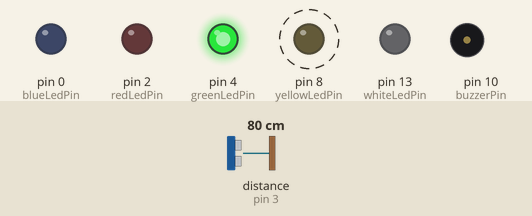
A sketch run on a simulated Arduino Uno, built with avr-gcc and run on an emulated ATmega328P. Shown: output pins drawn as LEDs (lit = HIGH), buzzer (waves = sounding, pin HIGH). Wiring (inferred from the names in the program): ultrasonic range finder: trigger pin 6; echo pin 3. Dashed ring = blinking. The test bench sets the inputs (shaded band); at power-on: distance to the obstacle (sensor on pin 3) 80 cm. The echo pulse lasts 58.3 µs per cm; pins used as bus, display or sensor lines are not drawn.

Above: at 2.8 s.
2.9 s: distance to the obstacle (sensor on pin 3) set to 54 cm
6.4 s: distance to the obstacle (sensor on pin 3) set to 47 cm
At 8.4 s:
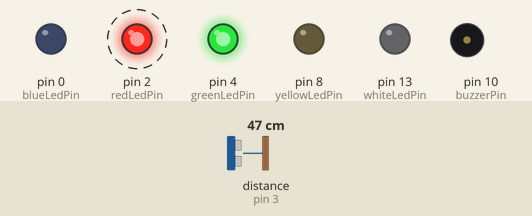
11.7 s: distance to the obstacle (sensor on pin 3) set to 23 cm
15.2 s: distance to the obstacle (sensor on pin 3) set to 18 cm
At 16.1 s:
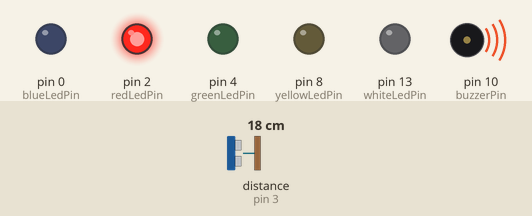
17.9 s: distance to the obstacle (sensor on pin 3) set to 60 cm
At 18.2 s:
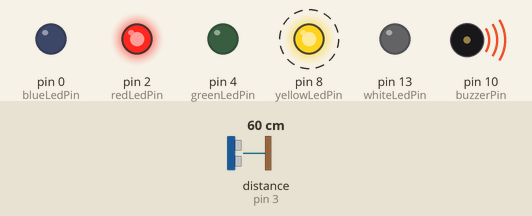
21.4 s: distance to the obstacle (sensor on pin 3) set to 2 cm
At 22.6 s:
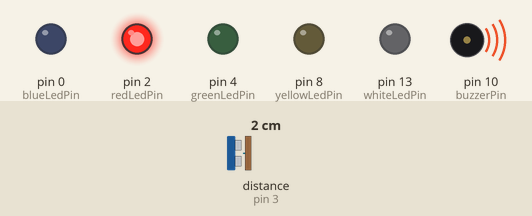
Timing chart, 0 to 24.4 s (numbered marks = the images above; inputs shaded):
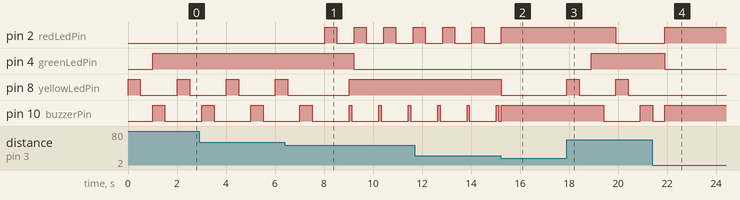

The sketch:

aux4.ino
```cpp
// SCRIPT DE ARDUINO

// 1. Implementar un sensor ultrasonido para crear un
// dispositivo de proximidad con leds y un buzzer.
// Debe cumplir lo siguiente:
// Distancia (0cm , 20cm): Buzzer sonando y led
// encendida (color rojo por ej)
// Distancia (20cm , 50cm): Led parpadeando con
// frecuencia rapida
// Distancia (50cm, 100cm): Led parpadeando con
// frecuencia lenta
// Distancia > 100cm: Led apagada

// 2. Reutilizar el código de la actividad anterior y
// aplicar intensidad variable de la led en vez del
// parpadeo. Pruebe a usar varias Leds de colores
// para cada rango e intentar asignar un tono
// diferente para el buzzer en cada rango.

// Incluimos la librería para el buzzer
#include <EasyBuzzer.h>

// Definimos los pines para el sensor ultrasonido, el buzzer y los leds
#define trigPin 6
#define echoPin 3
#define buzzerPin 10
#define redLedPin 2
#define greenLedPin 4
#define yellowLedPin 8
#define blueLedPin 0 // Placeholder
#define whiteLedPin 13

// Definimos las variables para almacenar la distancia y el tiempo
long duration;
int distance;

// Definimos las funciones para cumplir con los objetivos

// Esta función activa el buzzer y la led
void buzzerAndLed(int buzzerTone, int ledPin, int ledIntensity) {
    digitalWrite(buzzerPin, HIGH);
    analogWrite(ledPin, ledIntensity);
}

// Esta función activa el parpadeo rápido de la led
void fastBlink(int ledPin) {
  digitalWrite(ledPin, HIGH);
  delay(100);
  digitalWrite(ledPin, LOW);
  delay(100);
}

// Esta función activa el parpadeo lento de la led
void slowBlink(int ledPin) {
  digitalWrite(ledPin, HIGH);
  delay(500);
  digitalWrite(ledPin, LOW);
  delay(500);
}

// Configuramos los pines
void setup() {
  // Inicializamos los pines
  pinMode(trigPin, OUTPUT);
  pinMode(echoPin, INPUT);
  pinMode(buzzerPin, OUTPUT);
  pinMode(redLedPin, OUTPUT);
  pinMode(greenLedPin, OUTPUT);
  pinMode(yellowLedPin, OUTPUT);
  pinMode(blueLedPin, OUTPUT);
  pinMode(whiteLedPin, OUTPUT);
}

// Realizamos las acciones según la distancia
void loop() {
  // Generamos un pulso de 10us en el pin trigPin
  digitalWrite(trigPin, LOW);
  delayMicroseconds(2);
  digitalWrite(trigPin, HIGH);
  delayMicroseconds(10);
  digitalWrite(trigPin, LOW);

  // Medimos el tiempo que tarda en llegar el eco
  duration = pulseIn(echoPin, HIGH);

  // Calculamos la distancia en cm
  distance = duration * 0.034 / 2;

  // Realizamos las acciones según la distancia
  if (distance >= 0 && distance <= 20) {
    buzzerAndLed(532, redLedPin, 255);
    // Turn off the other leds
    digitalWrite(greenLedPin, LOW);
    digitalWrite(yellowLedPin, LOW);
    digitalWrite(blueLedPin, LOW);
    digitalWrite(whiteLedPin, LOW);

  } else if (distance > 20 && distance <= 50) {
    slowBlink(redLedPin);
    digitalWrite(yellowLedPin, HIGH);
    // Turn off the other leds
    fastBlink(buzzerPin);
    digitalWrite(greenLedPin, LOW);
    digitalWrite(blueLedPin, LOW);
    digitalWrite(whiteLedPin, LOW);

  } else if (distance > 50 && distance <= 100) {
    slowBlink(yellowLedPin);
    digitalWrite(greenLedPin, HIGH);
    // Turn off the other leds
    slowBlink(buzzerPin);
    digitalWrite(redLedPin, LOW);
    digitalWrite(blueLedPin, LOW);
    digitalWrite(whiteLedPin, LOW);

  } else {
    digitalWrite(buzzerPin, LOW);
    analogWrite(redLedPin, 0);
    digitalWrite(greenLedPin, HIGH);
    // Turn off the other leds
    digitalWrite(yellowLedPin, LOW);
    digitalWrite(blueLedPin, LOW);
    digitalWrite(whiteLedPin, HIGH);
  }
}
```

Measured:
- the behaviour switches between 52 and 51 cm on distance to the obstacle (sensor on pin 3) (found by bisection; images 0 and 1)
- the behaviour switches between 22 and 21 cm on distance to the obstacle (sensor on pin 3) (found by bisection; images 1 and 2)
- after the input at 6.4 s, pin 2 (redLedPin): alternates HIGH for 0.50 s and LOW for 0.70 s, starting after 1.6 s; pin 4 (greenLedPin): HIGH → LOW after 2.8 s
- after the input at 15.2 s, pin 2 (redLedPin): goes on until 15.2 s, then stays HIGH; pin 8 (yellowLedPin): HIGH → LOW at once
- after the input at 17.9 s, pin 2 (redLedPin): HIGH → LOW after 2.0 s; pin 4 (greenLedPin): LOW → HIGH after 1.0 s; pin 8 (yellowLedPin): alternates HIGH for 0.50 s and LOW for 1.5 s, starting at once; pin 10 (buzzerPin): HIGH → LOW after 1.5 s, → HIGH 1.5 s later
- after the input at 21.4 s, pin 2 (redLedPin): LOW → HIGH after 0.51 s; pin 4 (greenLedPin): HIGH → LOW after 0.51 s; pin 8 (yellowLedPin): stops changing and stays LOW
